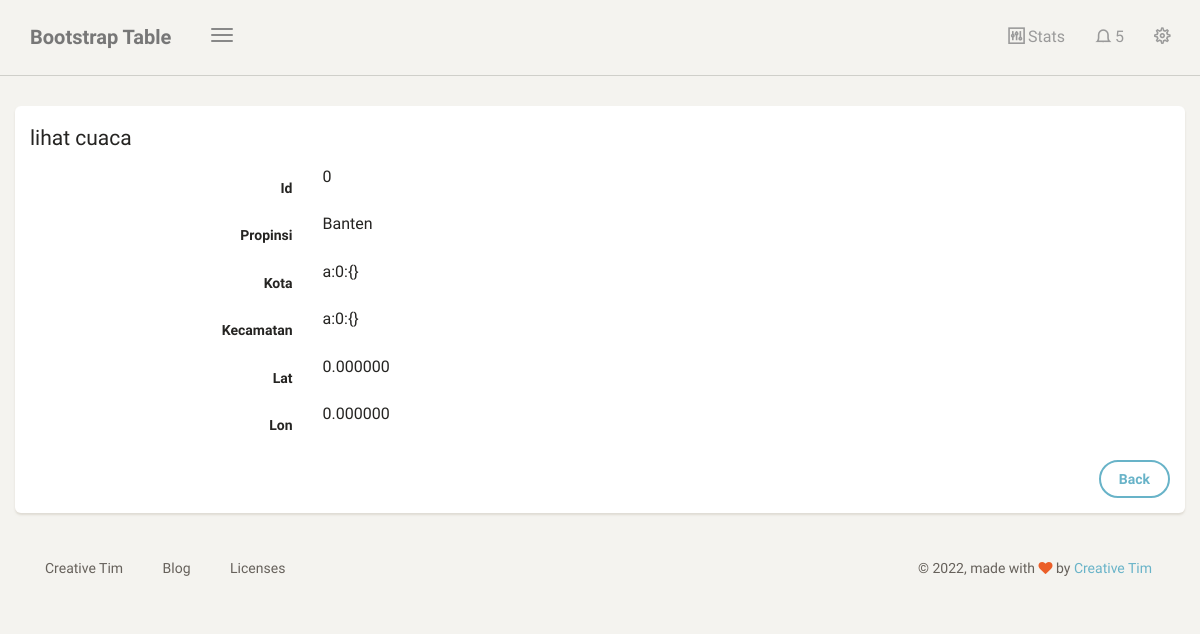
/dashboard/cuaca/lihat/0 (signed in), run on the app's committed database.
### cuaca/models.py (models this page shows, shortened)
class Cuaca(models.Model):
    id = models.IntegerField(primary_key=True)
    propinsi = models.CharField(max_length=100)
    kota = models.CharField(max_length=100)
    kecamatan = models.CharField(max_length=100)
    lat = models.CharField(max_length=100)
    lon = models.CharField(max_length=100)

### cuaca/views.py (the view)
# urls.py: path('cuaca/lihat/<str:id>',lihat_cuaca, name='lihat_cuaca'),
@login_required
def lihat_cuaca(request, id):
    template_name = "back/lihat_cuaca.html"
    cuaca = Cuaca.objects.get(id=id)
    context = {
        'title' : 'lihat cuaca',
        'cuaca' : cuaca,
    }
    return render(request, template_name, context)

### templates/back/lihat_cuaca.html (shortened to what this page needs)
{% extends 'back/base.html' %}
{% block content %}
<div class="content">
    <div class="container-fluid">
        <div class="row">
            <div class="col-6">
                <div class="card">
                    <form class="form-horizontal" method="POST">
                        <div class="card-header">
                            <h4 class="card-title">
                                {{title}}
                            </h4>
                        </div>
                        <div class="card-content">
                            <div class="form-group">
                                <label class="col-md-3 control-label">Id</label>
                                <div class="col-md-9">
                                    <p>{{cuaca.id}}</p>
                                </div>
                            </div>
                            <div class="form-group">
                                <label class="col-md-3 control-label">Propinsi</label>
                                <div class="col-md-9">
                                    <p>{{cuaca.propinsi}}</p>
                                </div>
                            </div>
                            <div class="form-group">
                                <label class="col-md-3 control-label">Kota</label>
                                <div class="col-md-9">
                                    <p>{{cuaca.kota}}</p>
                                </div>
                            </div>
                            <div class="form-group">
                                <label class="col-md-3 control-label">Kecamatan</label>
                                <div class="col-md-9">
                                    <p>{{cuaca.kecamatan}}</p>
                                </div>
                            </div>
                            <div class="form-group">
                                <label class="col-md-3 control-label">Lat</label>
                                <div class="col-md-9">
                                    <p>{{cuaca.lat}}</p>
                                </div>
                            </div><div class="form-group">
                                <label class="col-md-3 control-label">Lon</label>
                                <div class="col-md-9">
                                    <p>{{cuaca.lon}}</p>
                                </div>
                            </div>
                        </div>
                        <div class="card-footer text-right">
                            <div class="form-group">
                                <label class="col-md-3"></label>
                                <div class="col-md-9">
                                    <a class="bt btn btn-info" href="{% url 'table_cuaca' %}">Back </a>
                                </div>
                            </div>
                        </div>
                    </form>
                </div>
            </div>
        </div>
</div>
{% endblock content %}

### data on the page
Cuaca: id "0", propinsi "Banten", kota "a:0:{}", kecamatan "a:0:{}", lat "0.000000", lon "0.000000"

### other printed values
{{ title }} "lihat cuaca"
